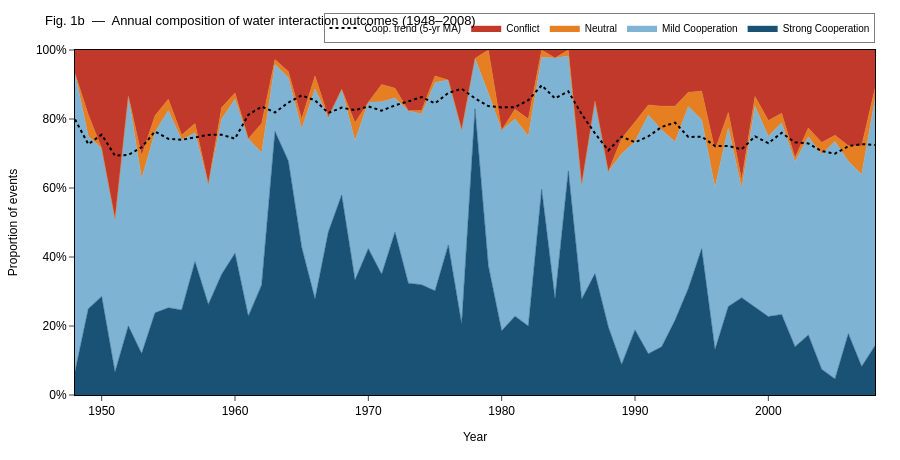

Notebook cell for this chart:
### Markdown cell above
## Cell 4 — Figure 1b: Temporal stacked area chart

### Code cell
# ── Build yearly proportions ───────────────────────────────────────────────────
yearly_counts = (
    df.groupby(['year', 'target'])
      .size()
      .unstack(fill_value=0)
      .reindex(columns=[0, 1, 2, 3], fill_value=0)
)
yearly_total = yearly_counts.sum(axis=1).replace(0, np.nan)
yearly_prop  = yearly_counts.div(yearly_total, axis=0).fillna(0)
years        = yearly_prop.index.astype(int).tolist()

# ── Smooth the cooperation ratio with a 5-year rolling mean ──────────────────
coop_ratio = (yearly_prop[2] + yearly_prop[3]).rolling(5, center=True, min_periods=3).mean()

fig1b = go.Figure()

# Stacked areas — ordered bottom to top: strong_coop, mild_coop, neutral, conflict
stack_order = [3, 2, 1, 0]   # bottom first
for cls in stack_order:
    fig1b.add_trace(go.Scatter(
        x=years,
        y=yearly_prop[cls].values,
        mode='lines',
        stackgroup='one',
        name=CLASS_LABELS[cls],
        line=dict(width=0.5, color=CLASS_COLORS[cls]),
        fillcolor=CLASS_COLORS[cls].replace('#', 'rgba(').rstrip(')') if False else CLASS_COLORS[cls],
        fill='tonexty',
        opacity=0.85,
        hovertemplate=f'{CLASS_LABELS[cls]}: %{{y:.1%}}<br>Year: %{{x}}<extra></extra>',
    ))

# Smoothed cooperation-ratio overlay
fig1b.add_trace(go.Scatter(
    x=years,
    y=coop_ratio.values,
    mode='lines',
    name='Coop. trend (5-yr MA)',
    line=dict(color='black', width=2, dash='dot'),
    hovertemplate='Coop. fraction (smoothed): %{y:.1%}<br>Year: %{x}<extra></extra>',
))

apply_pub_style(
    fig1b,
    title='Fig. 1b  —  Annual composition of water interaction outcomes (1948–2008)',
    xaxis_title='Year',
    yaxis_title='Proportion of events',
    width=900, height=460,
)
fig1b.update_yaxes(tickformat='.0%', range=[0, 1])
fig1b.update_xaxes(range=[1948, 2008], dtick=10)
fig1b.update_layout(
    legend=dict(
        orientation='h', yanchor='bottom', y=1.02,
        xanchor='right', x=1,
        font=dict(size=10),
    )
)
fig1b.show()
save_fig(fig1b, 'fig01b_temporal_stacked')

### Figure 1 — Plotly figure (JSON) as saved in the notebook; plotly's stock layout.template omitted (floating-point values rounded to 4 significant figures)
{"data": [{"fill": "tonexty", "fillcolor": "#1a5276", "hovertemplate": "Strong Cooperation: %{y:.1%}<br>Year: %{x}<extra></extra>", "line": {"color": "#1a5276", "width": 0.5}, "mode": "lines", "name": "Strong Cooperation", "opacity": 0.85, "stackgroup": "one", "type": "scatter", "x": [1948, 1949, 1950, 1951, 1952, 1953, 1954, 1955, 1956, 1957, 1958, 1959, 1960, 1961, 1962, 1963, 1964, 1965, 1966, 1967, 1968, 1969, 1970, 1971, 1972, 1973, 1974, 1975, 1976, 1977, 1978, 1979, 1980, 1981, 1982, 1983, 1984, 1985, 1986, 1987, 1988, 1989, 1990, 1991, 1992, 1993, 1994, 1995, 1996, 1997, 1998, 1999, 2000, 2001, 2002, 2003, 2004, 2005, 2006, 2007, 2008], "y": [0.06818, 0.25, 0.2857, 0.06667, 0.2, 0.12, 0.2381, 0.2527, 0.2466, 0.3867, 0.2625, 0.35, 0.4107, 0.2286, 0.3191, 0.7639, 0.6786, 0.4286, 0.2782, 0.4722, 0.5795, 0.3333, 0.4242, 0.35, 0.4722, 0.3241, 0.3196, 0.3019, 0.4348, 0.2051, 0.8293, 0.375, 0.186, 0.2286, 0.2, 0.5957, 0.2791, 0.6491, 0.2778, 0.3519, 0.1972, 0.0885, 0.1888, 0.1196, 0.1399, 0.2163, 0.3086, 0.4238, 0.1317, 0.2566, 0.2821, 0.2539, 0.2273, 0.2333, 0.14, 0.1742, 0.07477, 0.04659, 0.1778, 0.08247, 0.1429]}, {"fill": "tonexty", "fillcolor": "#7fb3d3", "hovertemplate": "Mild Cooperation: %{y:.1%}<br>Year: %{x}<extra></extra>", "line": {"color": "#7fb3d3", "width": 0.5}, "mode": "lines", "name": "Mild Cooperation", "opacity": 0.85, "stackgroup": "one", "type": "scatter", "x": [1948, 1949, 1950, 1951, 1952, 1953, 1954, 1955, 1956, 1957, 1958, 1959, 1960, 1961, 1962, 1963, 1964, 1965, 1966, 1967, 1968, 1969, 1970, 1971, 1972, 1973, 1974, 1975, 1976, 1977, 1978, 1979, 1980, 1981, 1982, 1983, 1984, 1985, 1986, 1987, 1988, 1989, 1990, 1991, 1992, 1993, 1994, 1995, 1996, 1997, 1998, 1999, 2000, 2001, 2002, 2003, 2004, 2005, 2006, 2007, 2008], "y": [0.8636, 0.5, 0.4286, 0.4444, 0.6667, 0.5067, 0.5238, 0.5714, 0.4932, 0.3733, 0.35, 0.45, 0.4464, 0.5143, 0.383, 0.1944, 0.2411, 0.3429, 0.609, 0.3333, 0.3068, 0.4035, 0.4242, 0.5, 0.3889, 0.5, 0.4948, 0.6038, 0.4783, 0.5641, 0.1463, 0.5, 0.5814, 0.5714, 0.55, 0.383, 0.6977, 0.3333, 0.3333, 0.5, 0.4507, 0.6106, 0.5462, 0.692, 0.6284, 0.5177, 0.5279, 0.3742, 0.4701, 0.5177, 0.3162, 0.5831, 0.5227, 0.5556, 0.536, 0.5742, 0.6231, 0.6882, 0.5, 0.5567, 0.7143]}, {"fill": "tonexty", "fillcolor": "#e67e22", "hovertemplate": "Neutral: %{y:.1%}<br>Year: %{x}<extra></extra>", "line": {"color": "#e67e22", "width": 0.5}, "mode": "lines", "name": "Neutral", "opacity": 0.85, "stackgroup": "one", "type": "scatter", "x": [1948, 1949, 1950, 1951, 1952, 1953, 1954, 1955, 1956, 1957, 1958, 1959, 1960, 1961, 1962, 1963, 1964, 1965, 1966, 1967, 1968, 1969, 1970, 1971, 1972, 1973, 1974, 1975, 1976, 1977, 1978, 1979, 1980, 1981, 1982, 1983, 1984, 1985, 1986, 1987, 1988, 1989, 1990, 1991, 1992, 1993, 1994, 1995, 1996, 1997, 1998, 1999, 2000, 2001, 2002, 2003, 2004, 2005, 2006, 2007, 2008], "y": [0.0, 0.0625, 0.0, 0.0, 0.0, 0.06667, 0.04762, 0.03297, 0.0137, 0.02667, 0.0, 0.03333, 0.01786, 0.0, 0.08511, 0.01389, 0.01786, 0.02857, 0.03759, 0.0, 0.0, 0.05263, 0.0, 0.05, 0.02778, 0.0, 0.01031, 0.01887, 0.0, 0.0, 0.0, 0.125, 0.0, 0.02857, 0.05, 0.02128, 0.0, 0.01754, 0.0, 0.0, 0.0, 0.04425, 0.05622, 0.02899, 0.06881, 0.1028, 0.04089, 0.08278, 0.1078, 0.04425, 0.02564, 0.02821, 0.04545, 0.02778, 0.012, 0.02581, 0.03427, 0.01792, 0.04444, 0.08247, 0.03175]}, {"fill": "tonexty", "fillcolor": "#c0392b", "hovertemplate": "Conflict: %{y:.1%}<br>Year: %{x}<extra></extra>", "line": {"color": "#c0392b", "width": 0.5}, "mode": "lines", "name": "Conflict", "opacity": 0.85, "stackgroup": "one", "type": "scatter", "x": [1948, 1949, 1950, 1951, 1952, 1953, 1954, 1955, 1956, 1957, 1958, 1959, 1960, 1961, 1962, 1963, 1964, 1965, 1966, 1967, 1968, 1969, 1970, 1971, 1972, 1973, 1974, 1975, 1976, 1977, 1978, 1979, 1980, 1981, 1982, 1983, 1984, 1985, 1986, 1987, 1988, 1989, 1990, 1991, 1992, 1993, 1994, 1995, 1996, 1997, 1998, 1999, 2000, 2001, 2002, 2003, 2004, 2005, 2006, 2007, 2008], "y": [0.06818, 0.1875, 0.2857, 0.4889, 0.1333, 0.3067, 0.1905, 0.1429, 0.2466, 0.2133, 0.3875, 0.1667, 0.125, 0.2571, 0.2128, 0.02778, 0.0625, 0.2, 0.07519, 0.1944, 0.1136, 0.2105, 0.1515, 0.1, 0.1111, 0.1759, 0.1753, 0.07547, 0.08696, 0.2308, 0.02439, 0.0, 0.2326, 0.1714, 0.2, 0.0, 0.02326, 0.0, 0.3889, 0.1481, 0.3521, 0.2566, 0.2088, 0.1594, 0.1628, 0.1631, 0.1227, 0.1192, 0.2904, 0.1814, 0.3761, 0.1348, 0.2045, 0.1833, 0.312, 0.2258, 0.2679, 0.2473, 0.2778, 0.2784, 0.1111]}, {"hovertemplate": "Coop. fraction (smoothed): %{y:.1%}<br>Year: %{x}<extra></extra>", "line": {"color": "black", "dash": "dot", "width": 2}, "mode": "lines", "name": "Coop. trend (5-yr MA)", "type": "scatter", "x": [1948, 1949, 1950, 1951, 1952, 1953, 1954, 1955, 1956, 1957, 1958, 1959, 1960, 1961, 1962, 1963, 1964, 1965, 1966, 1967, 1968, 1969, 1970, 1971, 1972, 1973, 1974, 1975, 1976, 1977, 1978, 1979, 1980, 1981, 1982, 1983, 1984, 1985, 1986, 1987, 1988, 1989, 1990, 1991, 1992, 1993, 1994, 1995, 1996, 1997, 1998, 1999, 2000, 2001, 2002, 2003, 2004, 2005, 2006, 2007, 2008], "y": [0.7987, 0.7268, 0.7548, 0.6937, 0.6961, 0.7181, 0.7638, 0.7425, 0.7397, 0.7473, 0.7539, 0.7545, 0.7429, 0.8121, 0.836, 0.8189, 0.8478, 0.8684, 0.854, 0.8175, 0.8329, 0.8254, 0.8366, 0.8241, 0.8396, 0.8511, 0.8637, 0.8453, 0.8756, 0.8877, 0.8601, 0.8375, 0.8336, 0.8342, 0.8546, 0.8976, 0.8598, 0.8802, 0.814, 0.7585, 0.709, 0.7491, 0.7324, 0.7496, 0.7771, 0.7897, 0.7477, 0.7489, 0.7218, 0.7219, 0.7123, 0.7497, 0.73, 0.7601, 0.7322, 0.7292, 0.707, 0.6996, 0.7213, 0.7272, 0.7247]}], "layout": {"font": {"color": "black", "family": "Arial", "size": 12}, "height": 460, "legend": {"bgcolor": "white", "bordercolor": "black", "borderwidth": 0.5, "font": {"size": 10}, "orientation": "h", "x": 1, "xanchor": "right", "y": 1.02, "yanchor": "bottom"}, "margin": {"b": 65, "l": 65, "r": 25, "t": 50}, "paper_bgcolor": "white", "plot_bgcolor": "white", "showlegend": true, "title": {"font": {"color": "black", "size": 13}, "text": "Fig. 1b  —  Annual composition of water interaction outcomes (1948–2008)"}, "width": 900, "xaxis": {"dtick": 10, "linecolor": "black", "linewidth": 1, "mirror": true, "range": [1948, 2008], "showgrid": false, "ticks": "outside", "title": {"font": {"size": 12}, "text": "Year"}}, "yaxis": {"gridcolor": "#e8e8e8", "linecolor": "black", "linewidth": 1, "mirror": true, "range": [0, 1], "showgrid": true, "tickformat": ".0%", "ticks": "outside", "title": {"font": {"size": 12}, "text": "Proportion of events"}}}}
